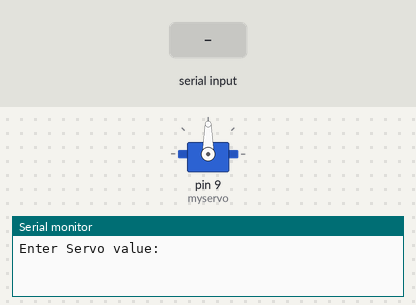
The sketch below on a simulated Arduino Uno, built with avr-gcc and run on an emulated ATmega328P. On the bench: servo, the last lines printed to the serial monitor. The inputs (shaded band) are chosen by the test bench.

Above: at 1.2 s.
1.3 s: "30,150\n" received over Serial
At 3.3 s:
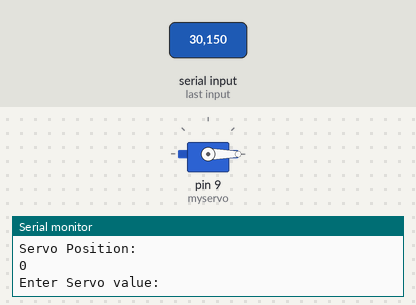
3.8 s: "90,45\n" received over Serial
At 4.6 s:
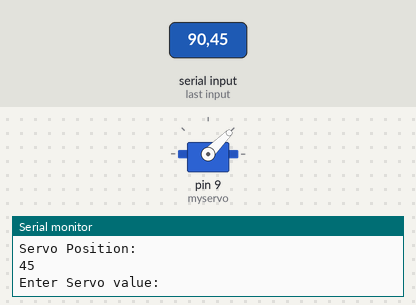
6.3 s: "200\n" received over Serial
At 7.1 s:
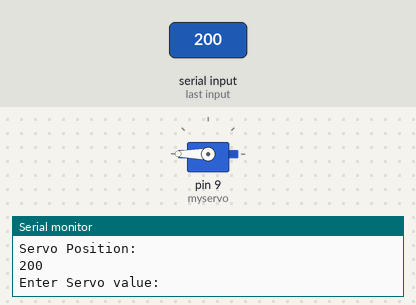
Timing chart, 0 to 9.3 s (numbered marks = the images above; inputs shaded):
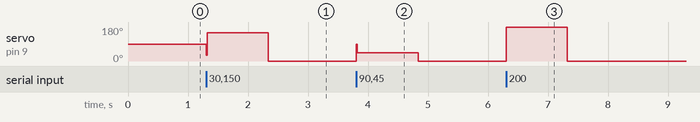

Measured:
- after the input at 1.3 s, servo on pin 9 (myservo): 90° → 150° at once, → 0° 1.0 s later
- after the input at 3.8 s, servo on pin 9 (myservo): 0° → 45° at once, → 0° 1.0 s later
- after the input at 6.3 s, servo on pin 9 (myservo): 0° → 180° at once, → 0° 1.0 s later

The sketch:

Servo_controls.ino
```cpp
#include <Servo.h>

Servo myservo;
int val;

void setup() {
  // put your setup code here, to run once:
  Serial.begin(9600);
  myservo.attach(9);
  Serial.flush();
}

void loop() {
  Serial.println("Enter Servo value: ");
  // put your main code here, to run repeatedly:
  while (Serial.available() == 0);
  {}
  val = Serial.parseInt();
  Serial.println("Servo Position: ");
  Serial.println(val);
  myservo.write(val);
  delay(15);
}
```
